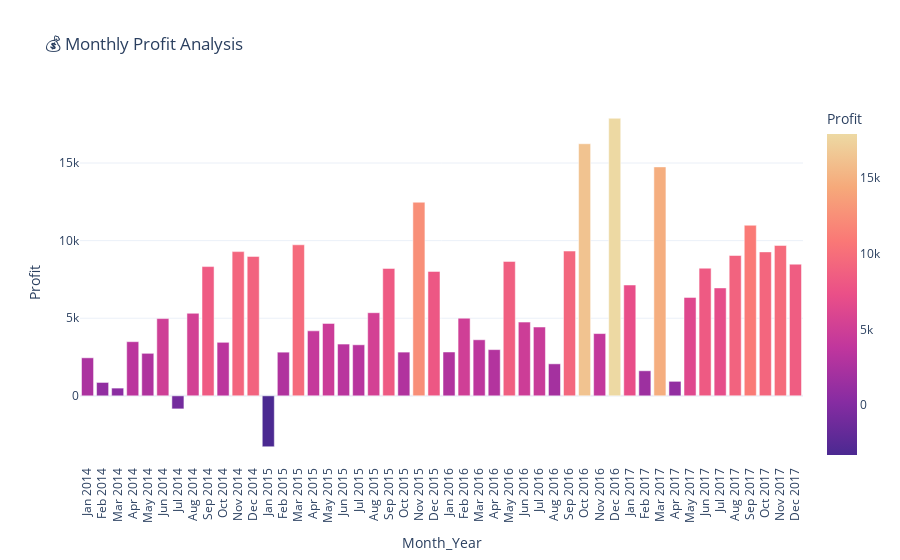

The code cell stored with this chart in its notebook:
### Code cell
import pandas as pd
import plotly.express as px
import calendar
from pandas.tseries.offsets import MonthBegin

# Step 1: Clean columns
data.columns = data.columns.str.strip()

# Step 2: Convert numeric month to short name
data['Month_Abbr'] = data['Order Month'].apply(lambda x: calendar.month_abbr[int(x)])

# Step 3: Create Month-Year label
data['Month_Year'] = data['Month_Abbr'] + " " + data['Order Year'].astype(str)

# Step 4: Group by Month-Year and sum Profit
monthly_profit = data.groupby('Month_Year')['Profit'].sum().reset_index()

# Step 5: Sort chronologically
monthly_profit['Date'] = pd.to_datetime(monthly_profit['Month_Year'], format='%b %Y') + MonthBegin(0)
monthly_profit = monthly_profit.sort_values('Date')

# Step 6: Bar chart
fig = px.bar(
    monthly_profit,
    x='Month_Year',
    y='Profit',
    title='💰 Monthly Profit Analysis',
    color='Profit',
    color_continuous_scale='Agsunset'
)
fig.update_layout(xaxis_tickangle=-90)
fig.show()

### Figure 1 — Plotly figure (JSON) as saved in the notebook; plotly's stock layout.template omitted (floating-point values rounded to 4 significant figures)
{"data": [{"alignmentgroup": "True", "hovertemplate": "Month_Year=%{x}<br>Profit=%{marker.color}<extra></extra>", "legendgroup": "", "marker": {"color": [2450.0, 862.3, 498.7, 3489.0, 2739.0, 4977.0, -841.5, 5318.0, 8328.0, 3448.0, 9292.0, 8984.0, -3281.0, 2814.0, 9732.0, 4187.0, 4668.0, 3336.0, 3289.0, 5356.0, 8209.0, 2817.0, 12470.0, 8017.0, 2825.0, 5005.0, 3612.0, 2978.0, 8662.0, 4750.0, 4433.0, 2062.0, 9329.0, 16240.0, 4011.0, 17890.0, 7140.0, 1614.0, 14750.0, 933.3, 6343.0, 8223.0, 6953.0, 9041.0, 10990.0, 9275.0, 9690.0, 8483.0], "coloraxis": "coloraxis", "pattern": {"shape": ""}}, "name": "", "offsetgroup": "", "orientation": "v", "showlegend": false, "textposition": "auto", "type": "bar", "x": ["Jan 2014", "Feb 2014", "Mar 2014", "Apr 2014", "May 2014", "Jun 2014", "Jul 2014", "Aug 2014", "Sep 2014", "Oct 2014", "Nov 2014", "Dec 2014", "Jan 2015", "Feb 2015", "Mar 2015", "Apr 2015", "May 2015", "Jun 2015", "Jul 2015", "Aug 2015", "Sep 2015", "Oct 2015", "Nov 2015", "Dec 2015", "Jan 2016", "Feb 2016", "Mar 2016", "Apr 2016", "May 2016", "Jun 2016", "Jul 2016", "Aug 2016", "Sep 2016", "Oct 2016", "Nov 2016", "Dec 2016", "Jan 2017", "Feb 2017", "Mar 2017", "Apr 2017", "May 2017", "Jun 2017", "Jul 2017", "Aug 2017", "Sep 2017", "Oct 2017", "Nov 2017", "Dec 2017"], "xaxis": "x", "y": [2450.0, 862.3, 498.7, 3489.0, 2739.0, 4977.0, -841.5, 5318.0, 8328.0, 3448.0, 9292.0, 8984.0, -3281.0, 2814.0, 9732.0, 4187.0, 4668.0, 3336.0, 3289.0, 5356.0, 8209.0, 2817.0, 12470.0, 8017.0, 2825.0, 5005.0, 3612.0, 2978.0, 8662.0, 4750.0, 4433.0, 2062.0, 9329.0, 16240.0, 4011.0, 17890.0, 7140.0, 1614.0, 14750.0, 933.3, 6343.0, 8223.0, 6953.0, 9041.0, 10990.0, 9275.0, 9690.0, 8483.0], "yaxis": "y"}], "layout": {"barmode": "relative", "coloraxis": {"colorbar": {"title": {"text": "Profit"}}, "colorscale": [[0, "rgb(75, 41, 145)"], [0.1667, "rgb(135, 44, 162)"], [0.3333, "rgb(192, 54, 157)"], [0.5, "rgb(234, 79, 136)"], [0.6667, "rgb(250, 120, 118)"], [0.8333, "rgb(246, 169, 122)"], [1, "rgb(237, 217, 163)"]]}, "legend": {"tracegroupgap": 0}, "title": {"text": "💰 Monthly Profit Analysis"}, "xaxis": {"anchor": "y", "domain": [0, 1], "tickangle": -90, "title": {"text": "Month_Year"}}, "yaxis": {"anchor": "x", "domain": [0, 1], "title": {"text": "Profit"}}}}
